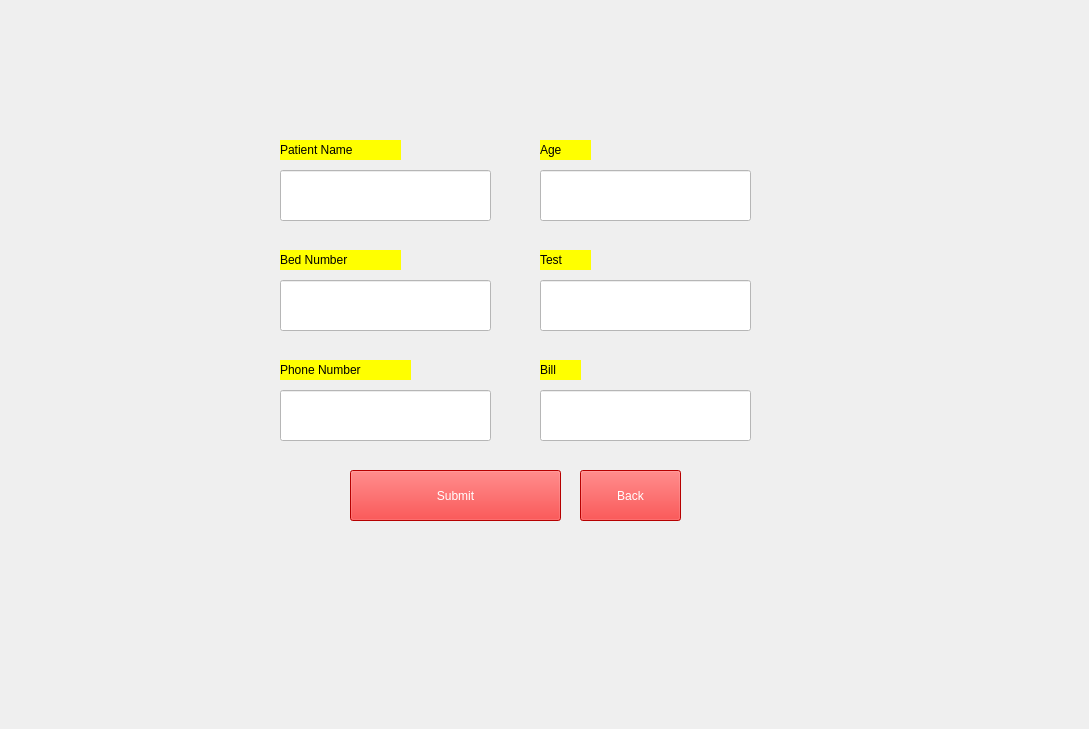
    <widget class="QWidget" name="DP">
     <widget class="QLabel" name="label_4">
      <property name="geometry">
       <rect>
        <x>0</x>
        <y>0</y>
        <width>1080</width>
        <height>720</height>
       </rect>
      </property>
      <property name="styleSheet">
       <string notr="true">image: url(:/res/BG2.jpg);</string>
      </property>
      <property name="text">
       <string/>
      </property>
     </widget>
     <widget class="QLabel" name="D_Name">
      <property name="geometry">
       <rect>
        <x>280</x>
        <y>140</y>
        <width>121</width>
        <height>20</height>
       </rect>
      </property>
      <property name="styleSheet">
       <string notr="true">color: rgb(0, 0, 0);
background-color: rgb(255, 255, 0);
font: 700 12pt &quot;Kalpurush&quot;;
</string>
      </property>
      <property name="text">
       <string>Patient Name</string>
      </property>
     </widget>
     <widget class="QLabel" name="DP_age">
      <property name="geometry">
       <rect>
        <x>540</x>
        <y>140</y>
        <width>51</width>
        <height>20</height>
       </rect>
      </property>
      <property name="styleSheet">
       <string notr="true">color: rgb(0, 0, 0);
background-color: rgb(255, 255, 0);
font: 700 12pt &quot;Kalpurush&quot;;
</string>
      </property>
      <property name="text">
       <string>Age</string>
      </property>
     </widget>
     <widget class="QLabel" name="D_test">
      <property name="geometry">
       <rect>
        <x>540</x>
        <y>250</y>
        <width>51</width>
        <height>20</height>
       </rect>
      </property>
      <property name="styleSheet">
       <string notr="true">color: rgb(0, 0, 0);
background-color: rgb(255, 255, 0);
font: 700 12pt &quot;Kalpurush&quot;;
</string>
      </property>
      <property name="text">
       <string>Test</string>
      </property>
     </widget>
     <widget class="QLabel" name="D_pN">
      <property name="geometry">
       <rect>
        <x>280</x>
        <y>360</y>
        <width>131</width>
        <height>20</height>
       </rect>
      </property>
      <property name="styleSheet">
       <string notr="true">color: rgb(0, 0, 0);
background-color: rgb(255, 255, 0);
font: 700 12pt &quot;Kalpurush&quot;;
</string>
      </property>
      <property name="text">
       <string>Phone Number</string>
      </property>
     </widget>
     <widget class="QLabel" name="D_Bednumber">
      <property name="geometry">
       <rect>
        <x>280</x>
        <y>250</y>
        <width>121</width>
        <height>20</height>
       </rect>
      </property>
      <property name="styleSheet">
       <string notr="true">color: rgb(0, 0, 0);
background-color: rgb(255, 255, 0);
font: 700 12pt &quot;Kalpurush&quot;;
</string>
      </property>
      <property name="text">
       <string>Bed Number</string>
      </property>
     </widget>
     <widget class="QLineEdit" name="DP_Name">
      <property name="geometry">
       <rect>
        <x>280</x>
        <y>170</y>
        <width>211</width>
        <height>51</height>
       </rect>
      </property>
      <property name="styleSheet">
       <string notr="true">background-color: rgb(255, 255, 255);</string>
      </property>
     </widget>
     <widget class="QLineEdit" name="D_age">
      <property name="geometry">
       <rect>
        <x>540</x>
        <y>170</y>
        <width>211</width>
        <height>51</height>
       </rect>
      </property>
      <property name="styleSheet">
       <string notr="true">background-color: rgb(255, 255, 255);</string>
      </property>
     </widget>
     <widget class="QLineEdit" name="DP_BedN">
      <property name="geometry">
       <rect>
        <x>280</x>
        <y>280</y>
        <width>211</width>
        <height>51</height>
       </rect>
      </property>
      <property name="styleSheet">
       <string notr="true">background-color: rgb(255, 255, 255);</string>
      </property>
     </widget>
     <widget class="QLineEdit" name="DP_test">
      <property name="geometry">
       <rect>
        <x>540</x>
        <y>280</y>
        <width>211</width>
        <height>51</height>
       </rect>
      </property>
      <property name="styleSheet">
       <string notr="true">background-color: rgb(255, 255, 255);</string>
      </property>
     </widget>
     <widget class="QLineEdit" name="DP_PN">
      <property name="geometry">
       <rect>
        <x>280</x>
        <y>390</y>
        <width>211</width>
        <height>51</height>
       </rect>
      </property>
      <property name="styleSheet">
       <string notr="true">background-color: rgb(255, 255, 255);</string>
      </property>
     </widget>
     <widget class="QLabel" name="D_bill">
      <property name="geometry">
       <rect>
        <x>540</x>
        <y>360</y>
        <width>41</width>
        <height>20</height>
       </rect>
      </property>
      <property name="styleSheet">
       <string notr="true">color: rgb(0, 0, 0);
background-color: rgb(255, 255, 0);
font: 700 12pt &quot;Kalpurush&quot;;
</string>
      </property>
      <property name="text">
       <string>Bill</string>
      </property>
     </widget>
     <widget class="QLineEdit" name="DP_bill">
      <property name="geometry">
       <rect>
        <x>540</x>
        <y>390</y>
        <width>211</width>
        <height>51</height>
       </rect>
      </property>
      <property name="styleSheet">
       <string notr="true">background-color: rgb(255, 255, 255);</string>
      </property>
     </widget>
     <widget class="QPushButton" name="Submit">
      <property name="geometry">
       <rect>
        <x>350</x>
        <y>470</y>
        <width>211</width>
        <height>51</height>
       </rect>
      </property>
      <property name="styleSheet">
       <string notr="true">background-color: rgb(255, 0, 0);
color: rgb(255, 255, 255);
font: 700 14pt &quot;Times New Roman&quot;;</string>
      </property>
      <property name="text">
       <string>Submit</string>
      </property>
     </widget>
     <widget class="QPushButton" name="Back_4">
      <property name="geometry">
       <rect>
        <x>580</x>
        <y>470</y>
        <width>101</width>
        <height>51</height>
       </rect>
      </property>
      <property name="styleSheet">
       <string notr="true">background-color: rgb(255, 0, 0);
color: rgb(255, 255, 255);
font: 700 14pt &quot;Times New Roman&quot;;</string>
      </property>
      <property name="text">
       <string>Back</string>
      </property>
     </widget>
    </widget>
